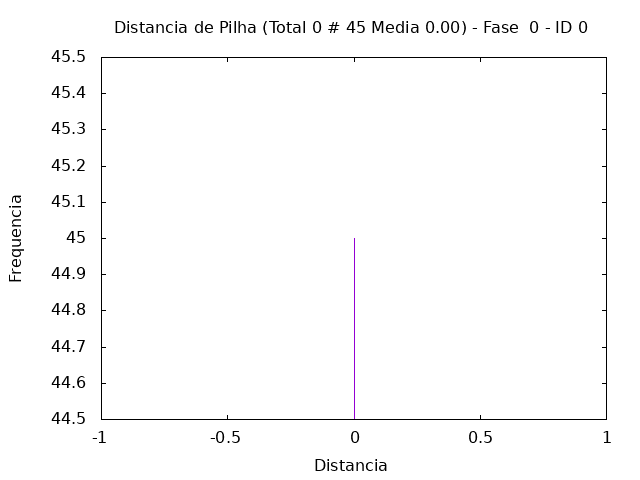

Recreate this plot in gnuplot.
set term png
set output "../tmp/out/arvorelog-hist-0-0.png"
set style fill solid 1.0
set title "Distancia de Pilha (Total 0 # 45 Media 0.00) - Fase  0 - ID 0"
set xlabel "Distancia"
set ylabel "Frequencia"
plot [-1:1] "../tmp/out/arvorelog-hist-0-0.gpdat" u 3:4 w boxes t ""
